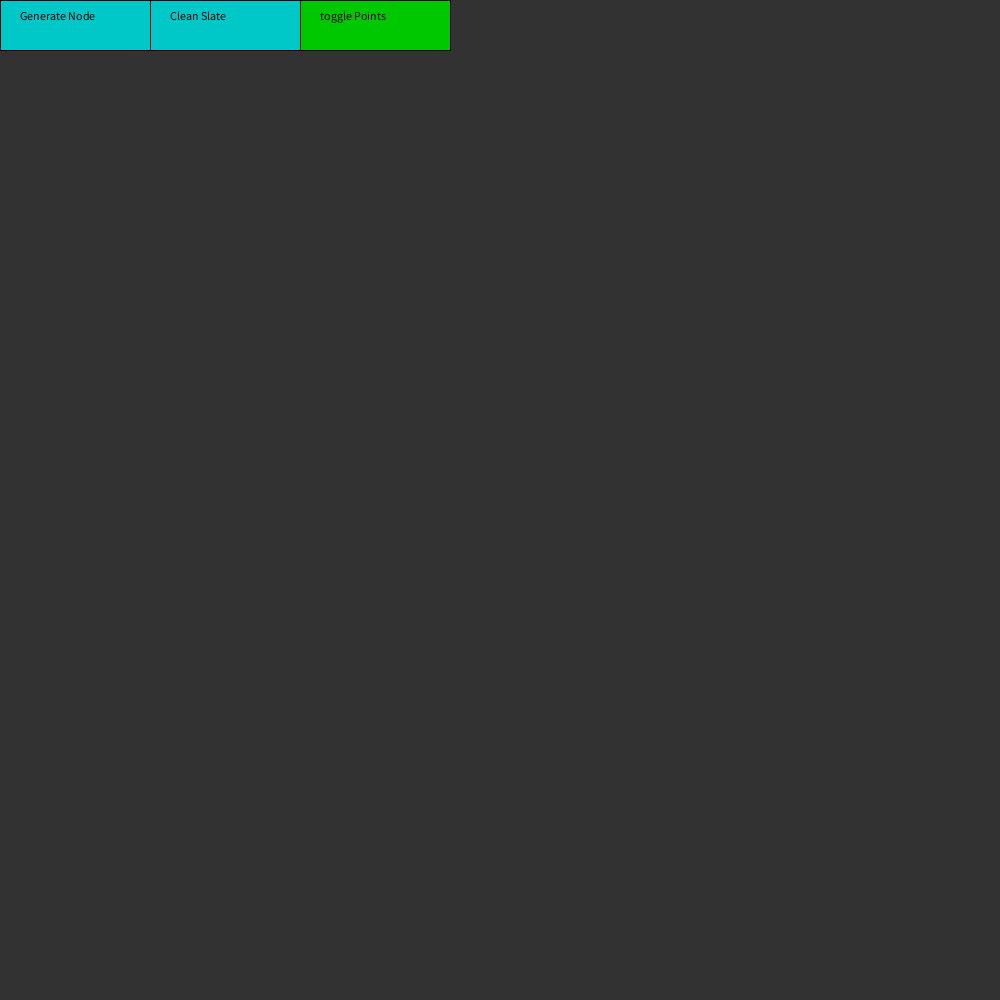
Frame 1 (no input)
Frame 60 (the mouse pressed at the canvas centre just before this capture): identical to frame 1, image omitted
Frame 120 (the mouse held since frame 60 and released just before this capture): identical to frame 1, image omitted

The Processing sketch that drew this single still picture (run headless with seeded random() and noise(); from frame 60 on, the mouse is pressed at the canvas centre):

// Processing sketch: bezier_curves_v2
// ── bezier_curves_v2.pde


boolean attp =true;

void setup(){
  size(1000, 1000);

}
  ArrayList<Node> nodes = new ArrayList();

  Node n = new Node();

void draw(){
  background(50);
  for(int i = 0; i<nodes.size(); i++){
    n=nodes.get(i);
  
  if(attp){
  n.show();
  n.update();
  }
  push();
  stroke(255);
  if(i<nodes.size()-1){
    drawCurve(nodes.get(i),nodes.get(i+1));
  }
  pop();
  }
  
  push();
  fill(0,200,200);
  rect(0,0,150,50);
  rect(150,0,150,50);
  fill(50);
  if(attp){fill(0,200,0);}
  rect(300,0,150,50);
  pop();
  
  fill(0);
  text("Generate Node", 20, 20);
  text("Clean Slate", 170, 20);
  
  text("toggle Points", 320, 20);
}


void mouseDragged(){
  
  for(int i = 0; i<nodes.size(); i++){
  
  Node ve=nodes.get(i);
  if(abs(ve.posx-mouseX)<30 && abs(ve.posy-mouseY)<30){
    ve.posx=mouseX;
    ve.posy=mouseY;
 }
if(ve.prev!=null){
   Gnode v1 = ve.prev;  
  if(abs((v1.pos.x+ve.posx)-mouseX)<40 && abs(abs(v1.pos.y+ve.posy)-mouseY)<30){
    v1.pos.x=mouseX-ve.posx;
    v1.pos.y=mouseY-ve.posy;
 }
}
 
 if(ve.post!=null){
 Gnode v2 = ve.post;
  if(abs((v2.pos.x+ve.posx)-mouseX)<40 && abs(abs(v2.pos.y+ve.posy)-mouseY)<30){
    v2.pos.x=mouseX-ve.posx;
    v2.pos.y=mouseY-ve.posy;
    }
  }
 }
}


void mouseClicked(){
  if(mouseX<150&&mouseY<50){
    if(nodes.size()==0){
      n = new Node();
      nodes.add(n);
    }else{
      nodes.get(nodes.size()-1).post=new Gnode();
      n = new Node();
      nodes.add(n);
      n.prev=new Gnode();
    }
  }
  if(mouseX>150&&mouseX<300&&mouseY<50){
    nodes.removeAll(nodes);
  }
  if(mouseX>300&&mouseX<450&&mouseY<50){
    if(attp){attp=false;}else{attp=true;}
  }
  
}


float[] lerp(float x1, float y1, float x2, float y2, float t){
  float x = x1+t*(x2-x1);
  float y = y1+t*(y2-y1);
  
  float[] out = {x, y};
  return out;
}












void drawCurve(Node c1, Node c2){
 

  
  for(int i = 0; i<100; i++){
     float t = 0.01*i;
     
     float[] p1 = lerp(c1.posx, c1.posy, c1.post.posx, c1.post.posy, t);
     float[] p2 = lerp(c1.post.posx, c1.post.posy, c2.prev.posx, c2.prev.posy, t);
     float[] p3 = lerp(c2.prev.posx, c2.prev.posy, c2.posx, c2.posy, t);
     
     float[] v1 = lerp(p1[0], p1[1], p2[0], p2[1],t );
     float[] v2 = lerp(p2[0], p2[1], p3[0], p3[1],t );
     
     float[] t1 = lerp(v1[0], v1[1], v2[0], v2[1],t );
     float[] t2 = lerp(v1[0], v1[1], v2[0], v2[1],t+0.03 );
     
     line(t1[0], t1[1], t2[0], t2[1]);
     
     
  
}
   
}

// ── Gnode.pde
class Gnode{
 
  PVector pos;
  float posx;
  float posy;
  
  Gnode(float x, float y){
    pos=new PVector(x,y);
  }
  
  
  Gnode(){
    pos=new PVector(random(-100,100),random(-100,100));
    posx=pos.x;
    posy=pos.y;
  }
  
  
  void show(float x, float y){
    push();
    fill(100,255,255);
    circle(x+pos.x,y+pos.y, 5);
    pop();
    posx=x+pos.x;
    posy=y+pos.y;
  }
  

  
  
}

// ── Node.pde
 class Node{
  
  float posx = random(0,1000);
  float posy = random(0,1000);
  
  Gnode prev;
  Gnode post;
  
  Node(float x, float y){
    posx=x;
    posy=y;
  }
  

  Node(){}

  void show(){
    circle(posx, posy, 10);
    if(prev!=null){
    line(posx,posy,prev.posx,prev.posy);
    prev.show(posx, posy);
    }
    if(post!=null){
      line(posx,posy,post.posx,post.posy);
      post.show(posx, posy);
    }
  }

  void update(){
    if(prev!=null&&post!=null){
      float n = post.pos.mag()/prev.pos.mag();
     
      post.pos.x=prev.pos.x*-1;
      post.pos.y=prev.pos.y*-1;
      post.pos.x*=n;
      post.pos.y*=n;
    }
  }


}
